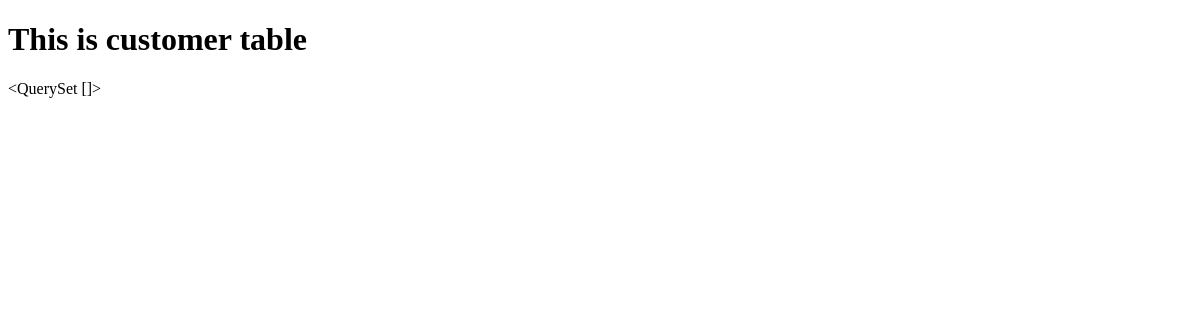
Before: /customers/ with the older database file.
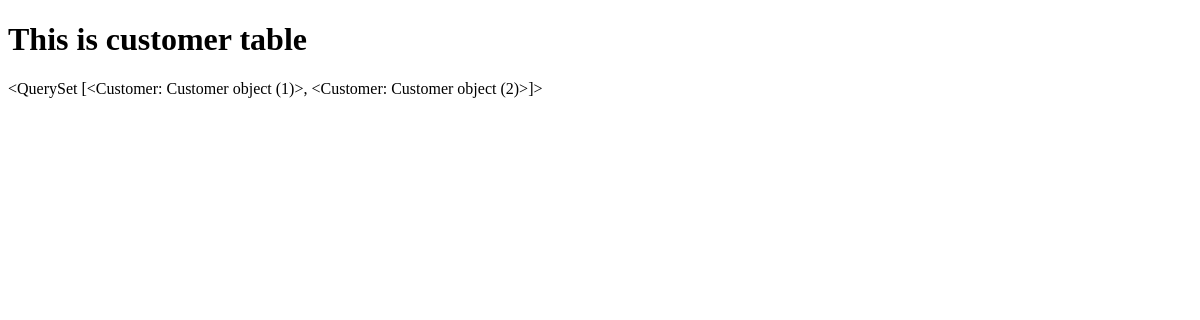
After: the same page with the newer database file.
### app1/models.py (models this page shows)
class Customer(models.Model):
	name=models.CharField(max_length=250)
	address = models.TextField()
	class Meta:
		db_table="customer"

### app1/views.py (the view)
# urls.py: url(r'^customers/', customers),
def customers(request):
	customers = Customer.objects.all()
	return render(request,"app1/customer.html",{"data":customers})

### app1/templates/app1/customer.html (shortened to what this page needs)
<!DOCTYPE html>
<html>
<head>
</head>
<body>
	<h1>This is customer table</h1>
	{{ data }}
</body>
</html>

Changed rows visible on the page:
added Customer: id "<QuerySet [<Customer: Customer object (1)>, <Customer: Customer object (2)>]>"
Other visible differences:
{{ data }}: "<QuerySet []>" → (not shown)
